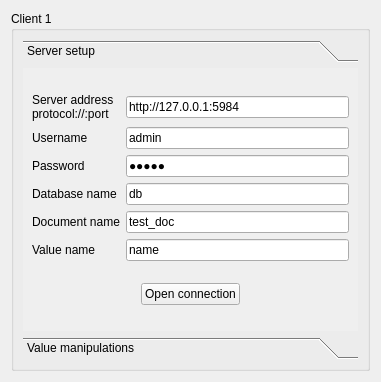
<?xml version="1.0" encoding="UTF-8"?>
<ui version="4.0">
 <class>ClientWidget</class>
 <widget class="QWidget" name="ClientWidget">
  <property name="geometry">
   <rect>
    <x>0</x>
    <y>0</y>
    <width>381</width>
    <height>382</height>
   </rect>
  </property>
  <property name="windowTitle">
   <string>Form</string>
  </property>
  <layout class="QVBoxLayout" name="verticalLayout">
   <item>
    <widget class="QGroupBox" name="groupBox">
     <property name="title">
      <string>Client 1</string>
     </property>
     <layout class="QVBoxLayout" name="verticalLayout_3">
      <item>
       <widget class="QToolBox" name="toolBox">
        <property name="currentIndex">
         <number>0</number>
        </property>
        <widget class="QWidget" name="page_server_serup">
         <property name="geometry">
          <rect>
           <x>0</x>
           <y>0</y>
           <width>335</width>
           <height>258</height>
          </rect>
         </property>
         <attribute name="label">
          <string>Server setup</string>
         </attribute>
         <layout class="QVBoxLayout" name="verticalLayout_4">
          <item>
           <layout class="QGridLayout" name="gridLayout">
            <item row="0" column="0">
             <widget class="QLabel" name="label_2">
              <property name="text">
               <string>Server address
protocol://&lt;IP|FQDN&gt;:port</string>
              </property>
             </widget>
            </item>
            <item row="1" column="0">
             <widget class="QLabel" name="label_3">
              <property name="text">
               <string>Username</string>
              </property>
             </widget>
            </item>
            <item row="2" column="0">
             <widget class="QLabel" name="label_4">
              <property name="text">
               <string>Password</string>
              </property>
             </widget>
            </item>
            <item row="2" column="1">
             <widget class="QLineEdit" name="password">
              <property name="text">
               <string>admin</string>
              </property>
              <property name="echoMode">
               <enum>QLineEdit::Password</enum>
              </property>
              <property name="clearButtonEnabled">
               <bool>false</bool>
              </property>
             </widget>
            </item>
            <item row="0" column="1">
             <widget class="QLineEdit" name="server">
              <property name="text">
               <string>http://127.0.0.1:5984</string>
              </property>
             </widget>
            </item>
            <item row="3" column="1">
             <widget class="QLineEdit" name="db_name">
              <property name="text">
               <string>db</string>
              </property>
             </widget>
            </item>
            <item row="3" column="0">
             <widget class="QLabel" name="label_5">
              <property name="text">
               <string>Database name</string>
              </property>
             </widget>
            </item>
            <item row="1" column="1">
             <widget class="QLineEdit" name="username">
              <property name="text">
               <string>admin</string>
              </property>
             </widget>
            </item>
            <item row="4" column="0">
             <widget class="QLabel" name="label_6">
              <property name="text">
               <string>Document name</string>
              </property>
             </widget>
            </item>
            <item row="4" column="1">
             <widget class="QLineEdit" name="doc_name">
              <property name="text">
               <string>test_doc</string>
              </property>
             </widget>
            </item>
            <item row="5" column="0">
             <widget class="QLabel" name="label_7">
              <property name="text">
               <string>Value name</string>
              </property>
             </widget>
            </item>
            <item row="5" column="1">
             <widget class="QLineEdit" name="value_name">
              <property name="text">
               <string>name</string>
              </property>
             </widget>
            </item>
           </layout>
          </item>
          <item>
           <layout class="QHBoxLayout" name="horizontalLayout_3">
            <item>
             <spacer name="horizontalSpacer_2">
              <property name="orientation">
               <enum>Qt::Horizontal</enum>
              </property>
              <property name="sizeHint" stdset="0">
               <size>
                <width>40</width>
                <height>20</height>
               </size>
              </property>
             </spacer>
            </item>
            <item>
             <widget class="QPushButton" name="open_connection_button">
              <property name="text">
               <string>Open connection</string>
              </property>
             </widget>
            </item>
            <item>
             <spacer name="horizontalSpacer">
              <property name="orientation">
               <enum>Qt::Horizontal</enum>
              </property>
              <property name="sizeHint" stdset="0">
               <size>
                <width>40</width>
                <height>20</height>
               </size>
              </property>
             </spacer>
            </item>
           </layout>
          </item>
         </layout>
        </widget>
        <widget class="QWidget" name="page_value_operations">
         <property name="geometry">
          <rect>
           <x>0</x>
           <y>0</y>
           <width>335</width>
           <height>258</height>
          </rect>
         </property>
         <attribute name="label">
          <string>Value manipulations</string>
         </attribute>
         <layout class="QVBoxLayout" name="verticalLayout_2">
          <item>
           <layout class="QHBoxLayout" name="horizontalLayout_4">
            <property name="bottomMargin">
             <number>0</number>
            </property>
            <item>
             <widget class="QLabel" name="label_8">
              <property name="text">
               <string>Current value = </string>
              </property>
             </widget>
            </item>
            <item>
             <widget class="QLineEdit" name="cur_value">
              <property name="enabled">
               <bool>false</bool>
              </property>
              <property name="readOnly">
               <bool>true</bool>
              </property>
             </widget>
            </item>
           </layout>
          </item>
          <item>
           <layout class="QHBoxLayout" name="horizontalLayout">
            <item>
             <widget class="QLineEdit" name="value"/>
            </item>
            <item>
             <widget class="QPushButton" name="update_value_button">
              <property name="enabled">
               <bool>false</bool>
              </property>
              <property name="text">
               <string>Update value</string>
              </property>
             </widget>
            </item>
           </layout>
          </item>
          <item>
           <layout class="QHBoxLayout" name="horizontalLayout_2">
            <item>
             <widget class="Line" name="line">
              <property name="orientation">
               <enum>Qt::Horizontal</enum>
              </property>
             </widget>
            </item>
            <item>
             <widget class="QLabel" name="label">
              <property name="text">
               <string>Monitoring changes</string>
              </property>
              <property name="alignment">
               <set>Qt::AlignCenter</set>
              </property>
             </widget>
            </item>
            <item>
             <widget class="Line" name="line_2">
              <property name="orientation">
               <enum>Qt::Horizontal</enum>
              </property>
             </widget>
            </item>
           </layout>
          </item>
          <item>
           <widget class="QTextEdit" name="monitor"/>
          </item>
         </layout>
        </widget>
       </widget>
      </item>
     </layout>
    </widget>
   </item>
  </layout>
 </widget>
 <resources/>
 <connections/>
</ui>
